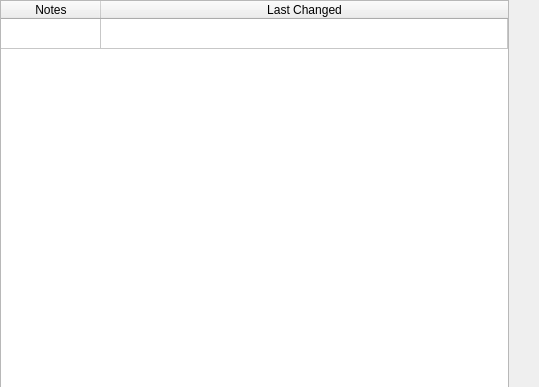
<?xml version="1.0" encoding="UTF-8"?>
<ui version="4.0">
 <class>NotesDialog</class>
 <widget class="QDockWidget" name="NotesDialog">
  <property name="geometry">
   <rect>
    <x>0</x>
    <y>0</y>
    <width>539</width>
    <height>387</height>
   </rect>
  </property>
  <property name="sizePolicy">
   <sizepolicy hsizetype="Expanding" vsizetype="Expanding">
    <horstretch>0</horstretch>
    <verstretch>0</verstretch>
   </sizepolicy>
  </property>
  <property name="features">
   <set>QDockWidget::NoDockWidgetFeatures</set>
  </property>
  <property name="windowTitle">
   <string/>
  </property>
  <widget class="QWidget" name="dockWidgetContents">
   <property name="sizePolicy">
    <sizepolicy hsizetype="Expanding" vsizetype="Expanding">
     <horstretch>0</horstretch>
     <verstretch>0</verstretch>
    </sizepolicy>
   </property>
   <widget class="QTableWidget" name="tableNotes">
    <property name="geometry">
     <rect>
      <x>0</x>
      <y>0</y>
      <width>509</width>
      <height>16777215</height>
     </rect>
    </property>
    <property name="sizePolicy">
     <sizepolicy hsizetype="Maximum" vsizetype="Maximum">
      <horstretch>0</horstretch>
      <verstretch>0</verstretch>
     </sizepolicy>
    </property>
    <property name="editTriggers">
     <set>QAbstractItemView::NoEditTriggers</set>
    </property>
    <property name="selectionBehavior">
     <enum>QAbstractItemView::SelectRows</enum>
    </property>
    <attribute name="horizontalHeaderCascadingSectionResizes">
     <bool>true</bool>
    </attribute>
    <attribute name="horizontalHeaderShowSortIndicator" stdset="0">
     <bool>true</bool>
    </attribute>
    <attribute name="horizontalHeaderStretchLastSection">
     <bool>true</bool>
    </attribute>
    <attribute name="verticalHeaderVisible">
     <bool>false</bool>
    </attribute>
    <row>
     <property name="text">
      <string/>
     </property>
    </row>
    <column>
     <property name="text">
      <string>Notes</string>
     </property>
    </column>
    <column>
     <property name="text">
      <string>Last Changed</string>
     </property>
    </column>
   </widget>
  </widget>
 </widget>
 <resources/>
 <connections/>
</ui>
